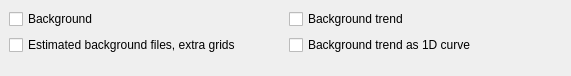
            <widget class="QWidget" name="backgroundPage_3">
             <property name="geometry">
              <rect>
               <x>0</x>
               <y>0</y>
               <width>571</width>
               <height>76</height>
              </rect>
             </property>
             <attribute name="label">
              <string>Background</string>
             </attribute>
             <layout class="QGridLayout" name="_39">
              <property name="margin">
               <number>9</number>
              </property>
              <property name="spacing">
               <number>6</number>
              </property>
              <item row="1" column="0">
               <widget class="QCheckBox" name="oExtraGridsCheckBox">
                <property name="toolTip">
                 <string>&lt;qt&gt;Should the estimated background files be a part of the output?</string>
                </property>
                <property name="text">
                 <string>Estimated background files, extra grids</string>
                </property>
               </widget>
              </item>
              <item row="0" column="0">
               <widget class="QCheckBox" name="oBackgroundCheckBox">
                <property name="toolTip">
                 <string>&lt;qt&gt;Should the background be a part of the output?</string>
                </property>
                <property name="text">
                 <string>Background</string>
                </property>
               </widget>
              </item>
              <item row="0" column="1">
               <widget class="QCheckBox" name="oBackgroundTrendCheckBox">
                <property name="toolTip">
                 <string>&lt;qt&gt;Should the background trend be a part of the output?</string>
                </property>
                <property name="text">
                 <string>Background trend</string>
                </property>
               </widget>
              </item>
              <item row="1" column="1">
               <widget class="QCheckBox" name="oBackgroundTrend1DCheckBox">
                <property name="toolTip">
                 <string>&lt;qt&gt;Should the background trend (as a 1D curve) be a part of the output?)</string>
                </property>
                <property name="text">
                 <string>Background trend as 1D curve</string>
                </property>
               </widget>
              </item>
              <item row="2" column="0">
               <spacer>
                <property name="orientation">
                 <enum>Qt::Vertical</enum>
                </property>
                <property name="sizeType">
                 <enum>QSizePolicy::Expanding</enum>
                </property>
                <property name="sizeHint" stdset="0">
                 <size>
                  <width>20</width>
                  <height>40</height>
                 </size>
                </property>
               </spacer>
              </item>
             </layout>
            </widget>
